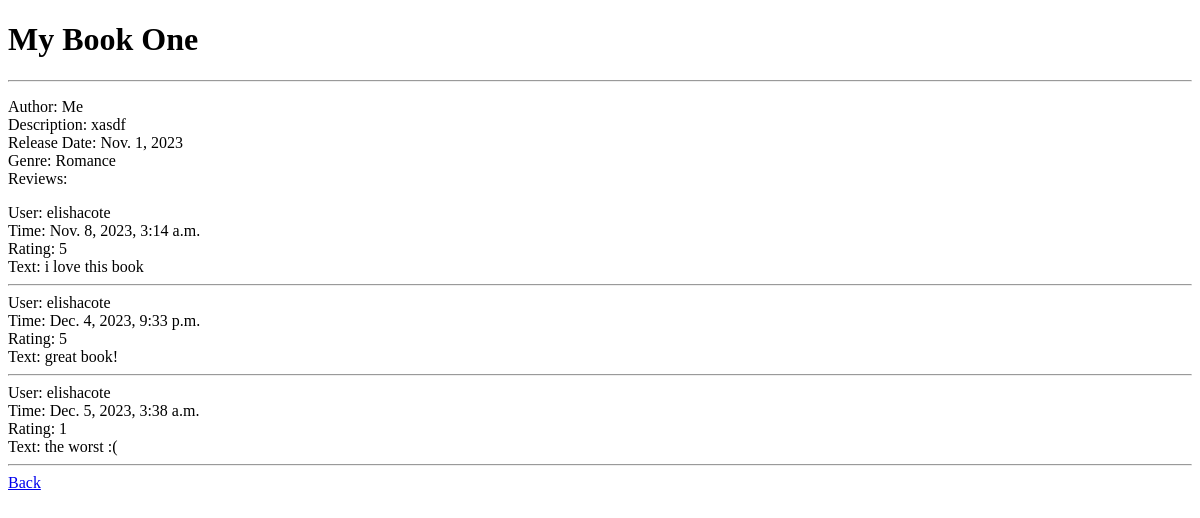
Before: /book/1 with the older database file.
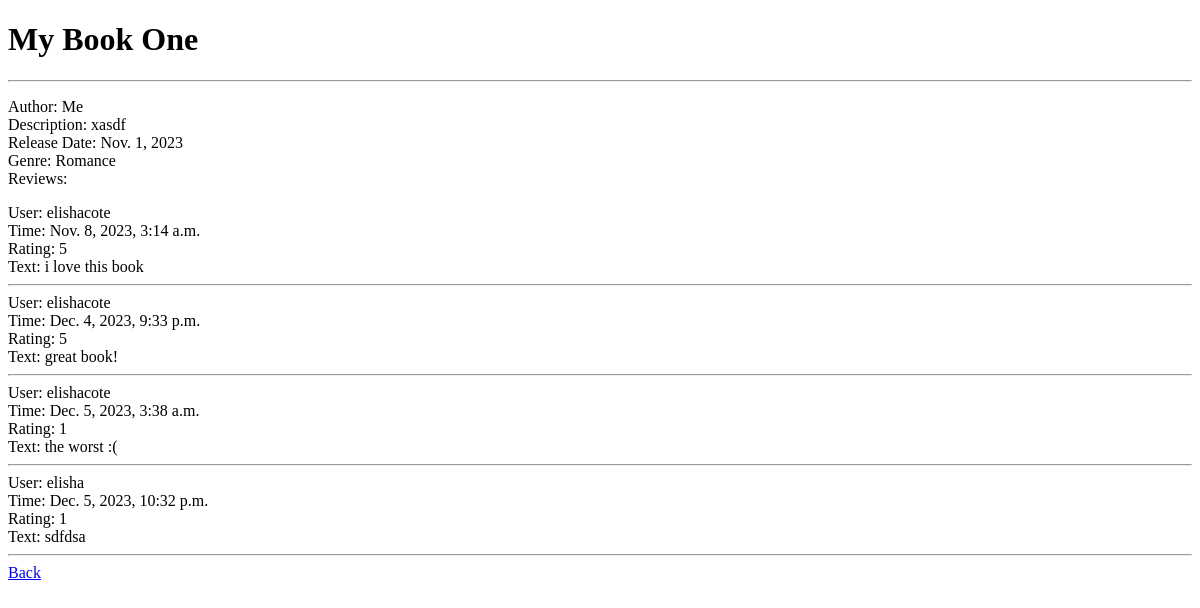
After: the same page with the newer database file.
### club/models.py (models this page shows, shortened)
class Reviews(models.Model):
    book = models.ForeignKey(Book, on_delete=models.CASCADE, related_name='reviews')
    user = models.ForeignKey(User, on_delete=models.CASCADE)
    text = models.TextField(blank=True)
    rating = models.IntegerField(default=0, validators=[MinValueValidator(0), MaxValueValidator(5)])
    time = models.DateTimeField(auto_now_add=True)

### club/views.py (the view)
# urls.py: path('book/<int:pk>', BookDetail.as_view(), name="book-details"),
class BookDetail(DetailView):
    model = Book
    template_name = 'book_details.html'

### club/models.py (called while the page is built)
    def __str__(self):
        return self.name

### club/templates/book_details.html (shortened to what this page needs)
<!DOCTYPE html>
<html lang="en">
<head>
</head>
<body>
    <h1>{{ book.book }}</h1>
    <hr>
    <p>
        Author: {{ book.author }}<br>
        Description: {{ book.description }}<br>
        Release Date: {{ book.release_date }}<br>
        Genre: {{ book.genre }}<br>
        Reviews:
        {% for review in book.reviews.all %}
            <div>
                User: {{ review.user.username }}<br>
                Time: {{ review.time }}<br>
                Rating: {{ review.rating }}<br>
                Text: {{ review.text }}<br>
            </div>
            <hr>
        {% empty %}
            <p>No reviews available.</p>
        {% endfor %}
        <a href="{% url 'books' %}">Back</a>
    </p>
</body>
</html>

Changed rows visible on the page:
added Reviews: user.username "elisha", time "Dec. 5, 2023, 10:32 p.m.", rating "1", text "sdfdsa"
